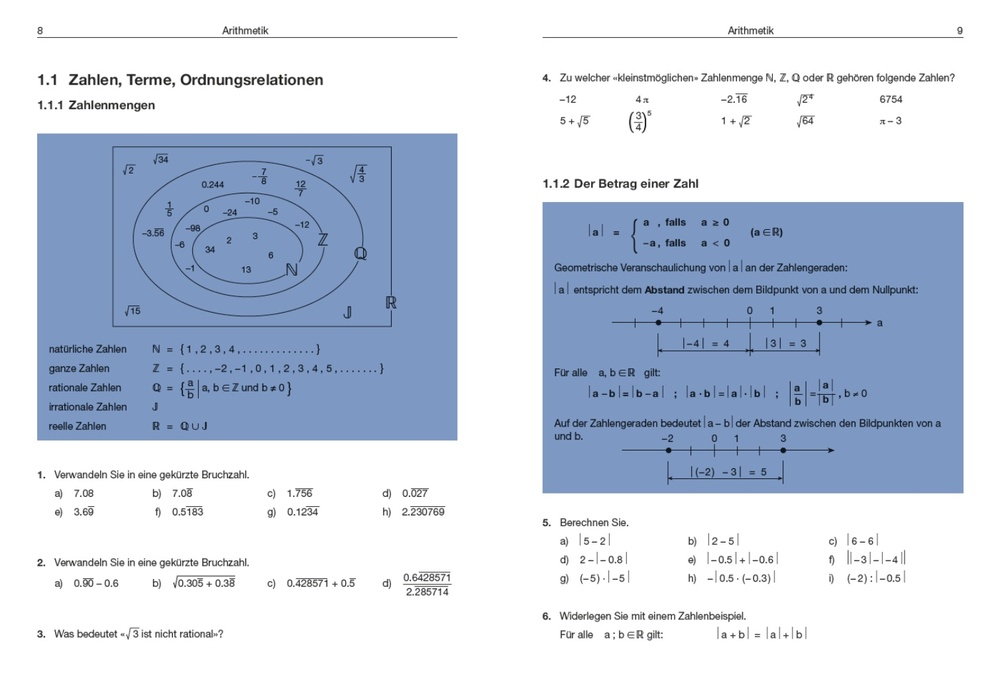
#> input picture Python_WaltisExamples/Code_11_Bild_PDF_Bearbeitung/TestOutputFiles/AllFiles_Doppelseiten/BMS_Mathe_006.jpg, 1000 x 689 px, shrunk from 1509 x 1040 before the run, given in place of BMS_Mathe_006.bmp, which was not available
$ python 03_OCR.py
#> lines starting #> are read from the running program, lines starting #| are printed output that depends on the picture; pictures that were not available may be replaced by others from this repository, and a replacement may not be noted
#!/usr/bin/python3

# ------------------------------------------------------------------
# Name: 03_OCR.py
# Source: https://raw.githubusercontent.com/walter-rothlin/Source-Code/master/Python_WaltisExamples/Code_11_Bild_PDF_Bearbeitung/03_OCR.py
#
# Description: Lädt ein bild und macht in einem Bereich OCR
#
# Installationshinweis: Tesseract muss installiert sein!
#                          for Windows https://github.com/UB-Mannheim/tesseract/wiki
#
# Autor: Walter Rothlin
#
# History:
# 03-Feb-2022   Walter Rothlin      Initial Version
# ------------------------------------------------------------------

import matplotlib.pyplot as plt
import pytesseract
from PIL import Image, ImageFilter, ImageDraw

if __name__ == "__main__":
    filePath = "./TestInputFiles/BMS_Mathe_006.bmp"

    #                 PosX,PosY,Width,Height
    areaOfInterest = [100, 200, 100, 100]

    img = Image.open(filePath)
#> img is the input picture: PIL image 1000x689 RGB; mean R, G, B 203, 212.5, 227.7
    plt.imshow(img)
    plt.show()

    img_crop = img.crop((areaOfInterest[0], areaOfInterest[1],
                         areaOfInterest[0] + areaOfInterest[2],
                         areaOfInterest[1] + areaOfInterest[3]))
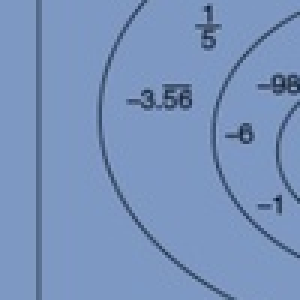
#> img_crop: PIL image 100x100 RGB (shown 3 times larger); mean R, G, B 120.8, 146.9, 188.4

    plt.imshow(img_crop)
    plt.show()

    d = ImageDraw.Draw(img)
    d.rectangle([areaOfInterest[0], areaOfInterest[1],
                 areaOfInterest[0] + areaOfInterest[2],
                 areaOfInterest[1] + areaOfInterest[3]], width=2, fill=None, outline=(0, 0, 0, 0))
    plt.imshow(img)
    plt.show()
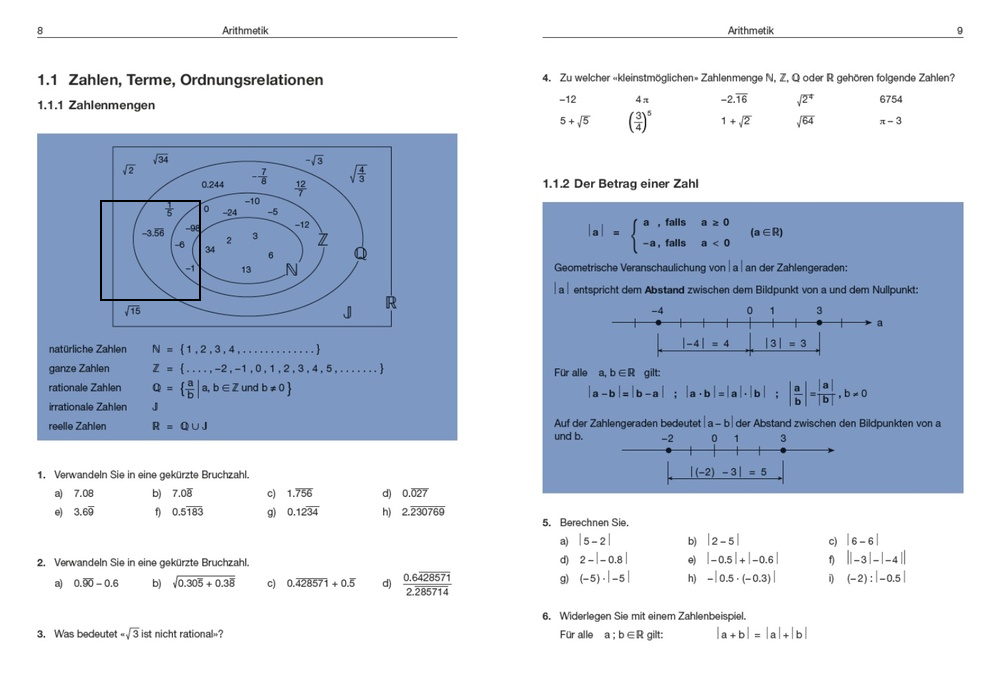
#> shown: shape (689, 1000, 3); mean R, G, B 202.8, 212.3, 227.4

    img_blur  = img_crop.filter(ImageFilter.GaussianBlur(0.8))
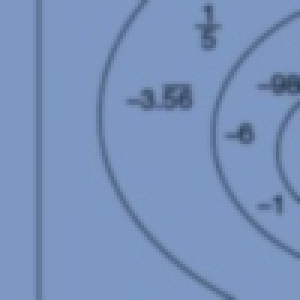
#> img_blur: PIL image 100x100 RGB (shown 3 times larger); mean R, G, B 120.8, 146.9, 188.4
    plt.imshow(img_blur)
    plt.show()
    pytesseract.pytesseract.tesseract_cmd = r'C:\Program Files\Tesseract-OCR\tesseract.exe'
    print(pytesseract.image_to_string(img_blur, config='outputbase digits'))
#> (this line was passed over: pytesseract is not available in this run)
